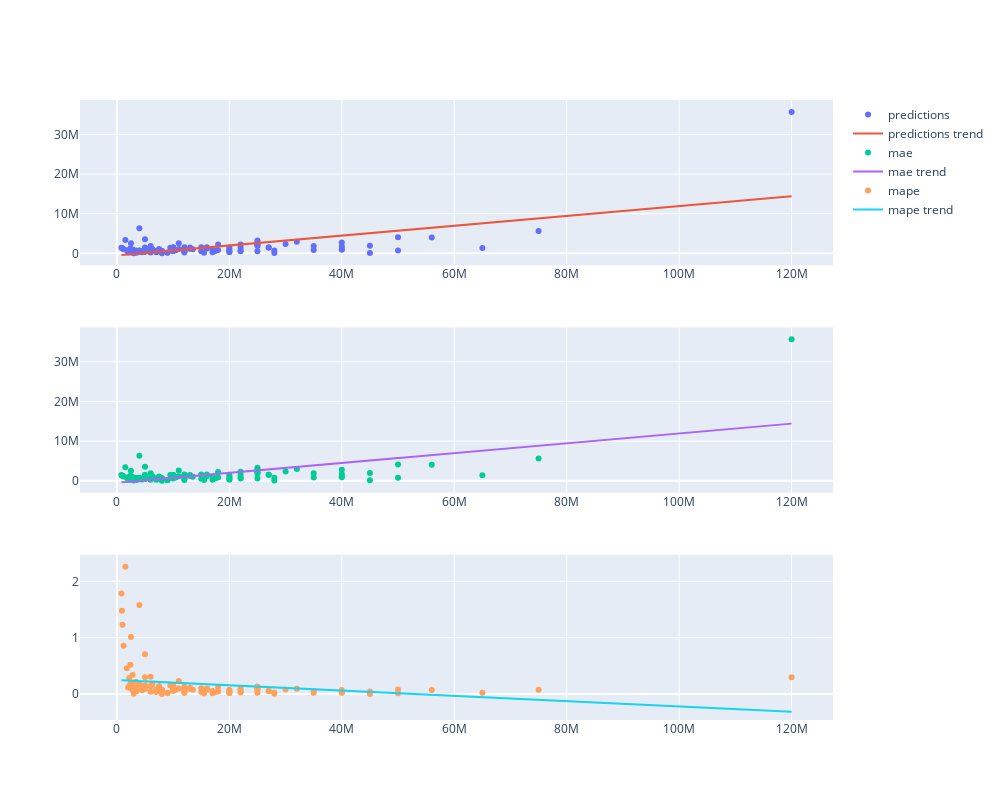

The notebook cell this image was saved under:
### Markdown cell above
# Midfielders

### Code cell
pipeline('MID')
